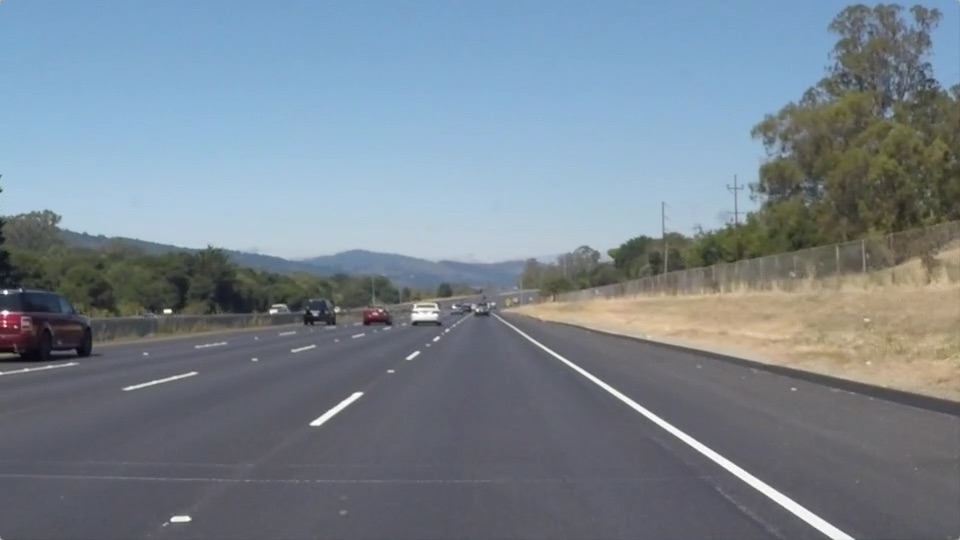
#> input picture CarND-LaneLines-P1-master/test_images/solidWhiteRight.jpg, 960 x 540 px; the run also reads 1 picture not shown here
$ jupyter execute --allow-errors P1.ipynb   (shell and % lines are left out)
#> lines starting #> are read from the running program, lines starting #| are printed output that depends on the picture; after the words box and inside, x2 and y2 are one past the last pixel; in counts of white or black regions, pixels touching at a corner belong together
# Self-Driving Car Engineer Nanodegree

## Project: **Finding Lane Lines on the Road**
***
In this project, you will use the tools you learned about in the lesson to identify lane lines on the road.  You can develop your pipeline on a series of individual images, and later apply the result to a video stream (really just a series of images). Check out the video clip "raw-lines-example.mp4" (also contained in this repository) to see what the output should look like after using the helper functions below.

Once you have a result that looks roughly like "raw-lines-example.mp4", you'll need to get creative and try to average and/or extrapolate the line segments you've detected to map out the full extent of the lane lines.  You can see an example of the result you're going for in the video "P1_example.mp4".  Ultimately, you would like to draw just one line for the left side of the lane, and one for the right.

In addition to implementing code, there is a brief writeup to complete. The writeup should be completed in a separate file, which can be either a markdown file or a pdf document. There is a [write up template](https://github.com/udacity/CarND-LaneLines-P1/blob/master/writeup_template.md) that can be used to guide the writing process. Completing both the code in the Ipython notebook and the writeup template will cover all of the [rubric points](https://review.udacity.com/#!/rubrics/322/view) for this project.

---
Let's have a look at our first image called 'test_images/solidWhiteRight.jpg'.  Run the 2 cells below (hit Shift-Enter or the "play" button above) to display the image.

**Note: If, at any point, you encounter frozen display windows or other confounding issues, you can always start again with a clean slate by going to the "Kernel" menu above and selecting "Restart & Clear Output".**

---

**The tools you have are color selection, region of interest selection, grayscaling, Gaussian smoothing, Canny Edge Detection and Hough Tranform line detection.  You  are also free to explore and try other techniques that were not presented in the lesson.  Your goal is piece together a pipeline to detect the line segments in the image, then average/extrapolate them and draw them onto the image for display (as below).  Once you have a working pipeline, try it out on the video stream below.**

---

<figure>

 <figcaption>
 <p></p>
 <p style="text-align: center;"> Your output should look something like this (above) after detecting line segments using the helper functions below </p>
 </figcaption>
</figure>
 <p></p>
<figure>

 <figcaption>
 <p></p>
 <p style="text-align: center;"> Your goal is to connect/average/extrapolate line segments to get output like this</p>
 </figcaption>
</figure>

**Run the cell below to import some packages.  If you get an `import error` for a package you've already installed, try changing your kernel (select the Kernel menu above --> Change Kernel).  Still have problems?  Try relaunching Jupyter Notebook from the terminal prompt.  Also, consult the forums for more troubleshooting tips.**

## Import Packages

[cell 1]
#importing some useful packages
import matplotlib.pyplot as plt
import matplotlib.image as mpimg
import numpy as np
import cv2

## Read in an Image

[cell 2]
#reading in an image
image = mpimg.imread('test_images/solidWhiteRight.jpg')
#> image is the input picture: shape (540, 960, 3); mean R, G, B 120.3, 132.6, 143.7

#printing out some stats and plotting
print('This image is:', type(image), 'with dimensions:', image.shape)
#| This image is: <class 'numpy.ndarray'> with dimensions: (540, 960, 3)
plt.imshow(image)  # if you wanted to show a single color channel image called 'gray', for example, call as plt.imshow(gray, cmap='gray')

[cell 3]
#Finding dimensions image
dimension=image.shape
print (dimension)
#| (540, 960, 3)

[cell 4]
#Image type
print (type(image))
#| <class 'numpy.ndarray'>

[cell 5]
# Grab the 'x' and 'y' size
ysize=image.shape[0]
xsize=image.shape[1]
print (ysize)
#| 540
print (xsize)
#| 960

[cell 6]
# Defining threshold color
red_threshold=200
green_threshold=200
blue_threshold=200
rgb_threshold=[red_threshold,green_threshold, blue_threshold]

[cell 7]
#Mask pixels below threshold
color_thresholds =(image[:,:,0] < rgb_threshold[0]) |\
            (image[:,:,1] < rgb_threshold[1]) |\
            (image[:,:,2] < rgb_threshold[2])
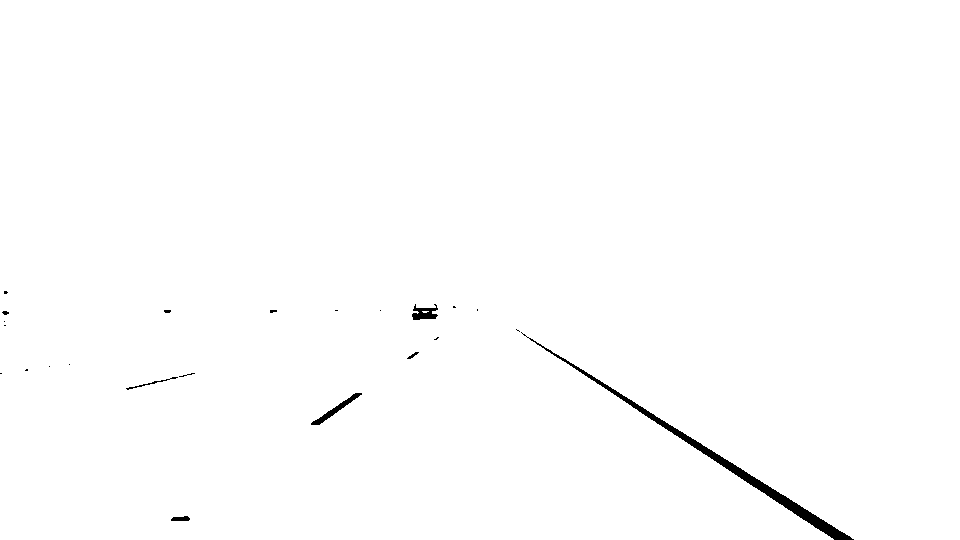
#> color_thresholds: shape (540, 960) bool; 99.4% white; 23 black regions (16 under 20 px), largest, box (x1, y1, x2, y2) and area: (521, 332, 854, 540) 2350, (311, 393, 362, 425) 291, (412, 304, 438, 320) 247

[cell 8]
# Make a copy of the image
region_select=np.copy(image)
color_select=np.copy(image)

[cell 9]
plt.imshow(color_thresholds)

[cell 10]
#Mask color selection and region selection
color_select[color_thresholds] =[0,0,0]

[cell 11]
#Display the image
plt.imshow(color_select)
plt.show()

## Region Masking

[cell 12]
#Defining the vertices of a triangular mask
left_bottom = [0,539]
right_bottom =[957,539]
apex = [480,300]

[cell 13]
#Perform a linear fit (y=Ax+B) to each of the sides of the triangle
fit_left = np.polyfit((left_bottom[0], apex[0]), (left_bottom[1], apex[1]),1)
fit_right = np.polyfit((right_bottom[0],apex[0]),(right_bottom[1], apex[1]),1)
fit_bottom = np.polyfit((left_bottom[0], right_bottom[0]), (left_bottom[1], right_bottom[1]),1)

[cell 14]
#Findig the region within the lines
XX, YY = np.meshgrid(np.arange(0,xsize), np.arange(0,ysize))
region_thresholds =(YY > (XX*fit_left[0] + fit_left[1])) &\
                  (YY > (XX*fit_right[0] + fit_right[1])) &\
                  (YY < (XX*fit_bottom [0] + fit_bottom[1]))

[cell 15]
#Mask color selection and region selection
color_select[color_thresholds | ~region_thresholds] =[0,0,0]
#> color_select: shape (540, 960, 3); mean R, G, B 1.3, 1.3, 1.3

[cell 16]
# Make a copy of the image
line_image=np.copy(image)

[cell 17]
#Color pixels
line_image[~color_thresholds & region_thresholds] =[9,255,0]
#> line_image: shape (540, 960, 3); 0.53% of pixels changed, all inside (x1, y1, x2, y2) = (171, 309, 852, 539)

[cell 18]
#Display image and color selections
plt.imshow(image)
x=[left_bottom[0],right_bottom[0], apex[0], left_bottom[0]]
y=[left_bottom[1], right_bottom[1], apex[1], left_bottom[1]]
#color line b=blue, r=red, g=green,the thickness of the line lw=3, 0r 2,4.
plt.plot(x,y,'b-',lw=3)
plt.title("Region Of Interest")
plt.show()
plt.imshow(line_image)
plt.title("Region Masked Image[Lane Lines in Green]")
plt.show()

## Test Solid Yellow Left

[cell 19]
#reading in an image
image = mpimg.imread('test_images/solidYellowLeft.jpg')
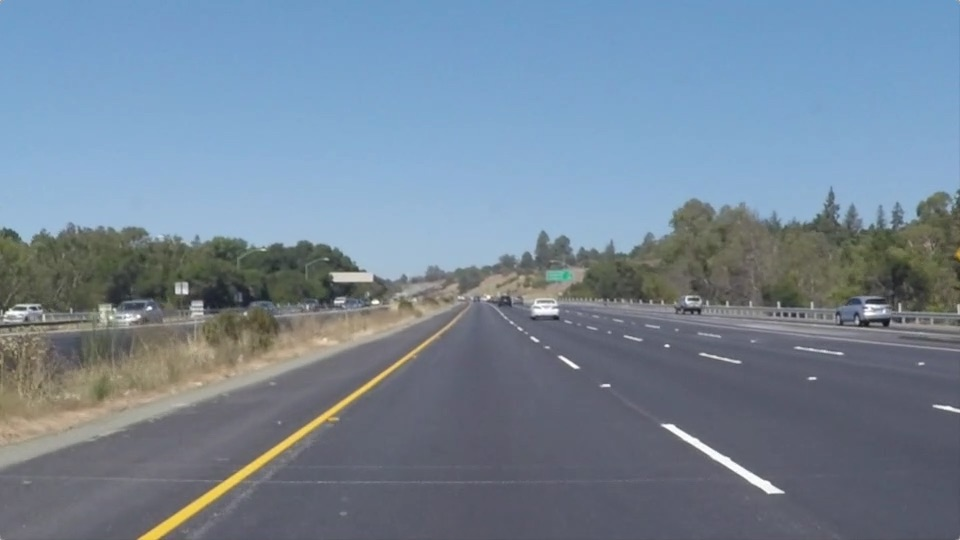
#> input picture CarND-LaneLines-P1-master/test_images/solidYellowLeft.jpg, 960 x 540 px
#> image is the input picture: shape (540, 960, 3); mean R, G, B 116.5, 133.6, 150.8

#printing out some stats and plotting
print('This image is:', type(image), 'with dimensions:', image.shape)
#| This image is: <class 'numpy.ndarray'> with dimensions: (540, 960, 3)
plt.imshow(image)  # if you wanted to show a single color channel image called 'gray', for example, call as plt.imshow(gray, cmap='gray')

#Finding Dimensions image
dimension=image.shape
print (dimension)
#| (540, 960, 3)

#image type
print (type(image))
#| <class 'numpy.ndarray'>

# Grab the 'x' and 'y' size
ysize=image.shape[0]
xsize=image.shape[1]

# Make a copy of the image
region_select=np.copy(image)
line_image=np.copy(image)
color_select=np.copy(image)

# Defining threshold color
red_threshold=200
green_threshold=200
blue_threshold=200
rgb_threshold=[red_threshold,green_threshold, blue_threshold]

#Mask pixels below threshold
color_thresholds =(image[:,:,0] < rgb_threshold[0]) |\
            (image[:,:,1] < rgb_threshold[1]) |\
            (image[:,:,2] < rgb_threshold[2])
#> color_thresholds: shape (540, 960) bool; 99.6% white; 55 black regions (45 under 20 px), largest, box (x1, y1, x2, y2) and area: (663, 424, 784, 493) 915, (533, 299, 558, 315) 217, (864, 305, 880, 316) 89

 #Mask color selection and region selection
color_select[color_thresholds] =[0,0,0]

  #Defining the vertices of a triangular mask
left_bottom = [0,539]
right_bottom =[957,539]
apex = [480,300]

 #Perform a linear fit (y=Ax+B) to each of the sides of the triangle
fit_left = np.polyfit((left_bottom[0], apex[0]), (left_bottom[1], apex[1]),1)
fit_right = np.polyfit((right_bottom[0],apex[0]),(right_bottom[1], apex[1]),1)
fit_bottom = np.polyfit((left_bottom[0], right_bottom[0]), (left_bottom[1], right_bottom[1]),1)

 #Findig the region within the lines
XX, YY = np.meshgrid(np.arange(0,xsize), np.arange(0,ysize))
region_thresholds =(YY > (XX*fit_left[0] + fit_left[1])) &\
                  (YY > (XX*fit_right[0] + fit_right[1])) &\
                  (YY < (XX*fit_bottom [0] + fit_bottom[1]))

  #Mask color selection and region selection
color_select[color_thresholds | ~region_thresholds] =[0,0,0]
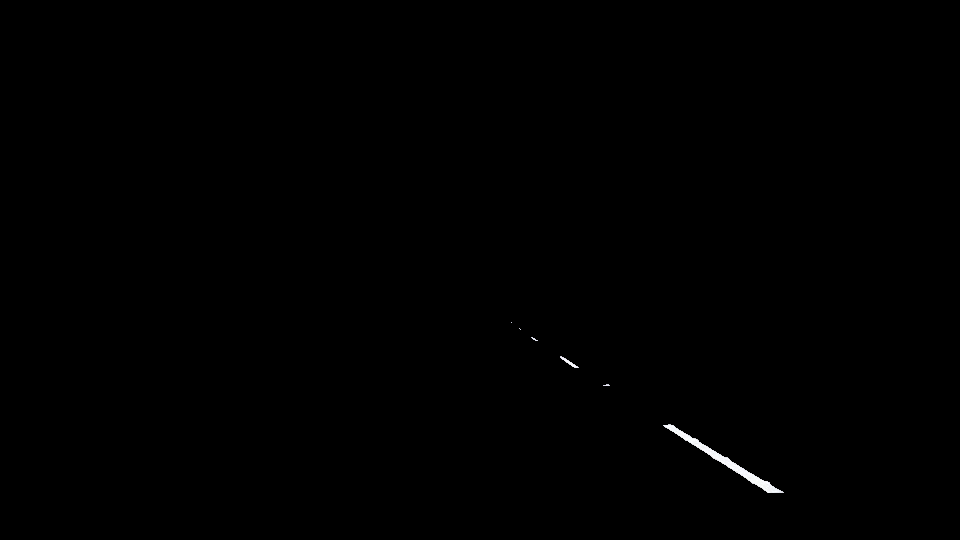
#> color_select: shape (540, 960, 3); mean R, G, B 0.5, 0.5, 0.5

 #Color pixels
line_image[~color_thresholds & region_thresholds] =[9,255,0]
#> line_image: shape (540, 960, 3); 0.19% of pixels changed, all inside (x1, y1, x2, y2) = (511, 322, 784, 493)

 #show the image and color selections
plt.imshow(image)
x=[left_bottom[0],right_bottom[0], apex[0], left_bottom[0]]
y=[left_bottom[1], right_bottom[1], apex[1], left_bottom[1]]
plt.plot(x,y,'b-',lw=3)
plt.title("Region Of Interest")
plt.show()
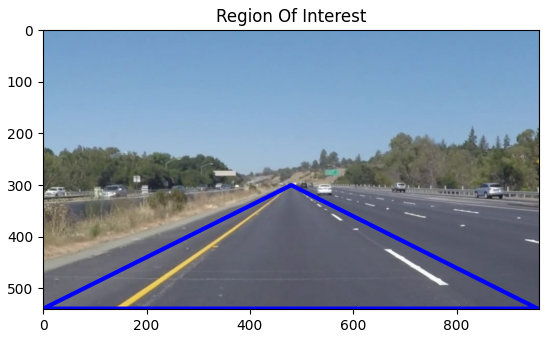
#> figure drawn by matplotlib, 1 panel
plt.imshow(color_select)
plt.title("Color Selection in the Triangular Region")
plt.show()
plt.imshow(line_image)
plt.title("Region Masked Image[Lane Lines in Green]")
plt.show()

## 3. Convert original image to Gray

[cell 20]
# Yellow line is undected here. We need to apply Canny Edge Detection

[cell 21]
#Different type of converting image. HSV format
hsv_image=cv2.cvtColor(image,cv2.COLOR_RGB2HSV)
#> hsv_image: shape (540, 960, 3); mean H, S, V 94.7, 61.6, 155
plt.title("Image to HSV")
plt.imshow(hsv_image)

[cell 22]
#Different type of converting image. HLS format
hls_image=cv2.cvtColor(image,cv2.COLOR_RGB2HLS)
#> hls_image: shape (540, 960, 3); mean of channels 0, 1, 2 94.7, 133.9, 61.3
plt.title("Image to HLS")
plt.imshow(hls_image)

[cell 23]
#For this proyect we need to convert image to GRAY format
gray=cv2.cvtColor(image,cv2.COLOR_RGB2GRAY)
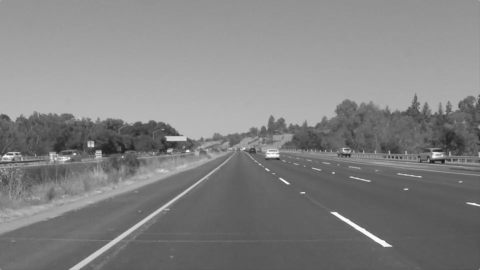
#> gray: shape (540, 960) (shown at 1/2 size); min 19, max 255, mean 130.4
plt.title("Image to Gray")
plt.imshow(gray,cmap='gray')

[cell 24]
#Define a Kernel size and apply Gaussian smoothing
kernel_size=5
blur_gray=cv2.GaussianBlur(gray,(kernel_size,kernel_size),0)
#Defines the parameters for Canny to run on this
low_threshold=180
hight_threshold=240
edges=cv2.Canny(blur_gray,low_threshold,hight_threshold)
#> edges: shape (540, 960); 0.61% white in thin lines or dots, all inside (x1, y1, x2, y2) = (0, 203, 960, 540)

[cell 25]
#Display image
plt.title("Canny Edge Detection")
plt.imshow(edges,cmap='Greys_r')
plt.show()

## 6. HOUGH TRANSFORM

[cell 26]
#Next well create a masked edges image using cv2.fillPoly
mask = np.zeros_like(edges)
ignore_mask_color=255

[cell 27]
#This time we are defining a four sided polygon to mask
imshape=image.shape
vertices=np.array([[(0,imshape[0]),(470,290),(490,290),(imshape[1],imshape[0])]],dtype=np.int32)
cv2.fillPoly(mask,vertices,ignore_mask_color)
#> mask: shape (540, 960); 23.7% white; 1 white region, box (x1, y1, x2, y2) and area: (1, 290, 960, 540) 122720
masked_edges=cv2.bitwise_and(edges,mask)
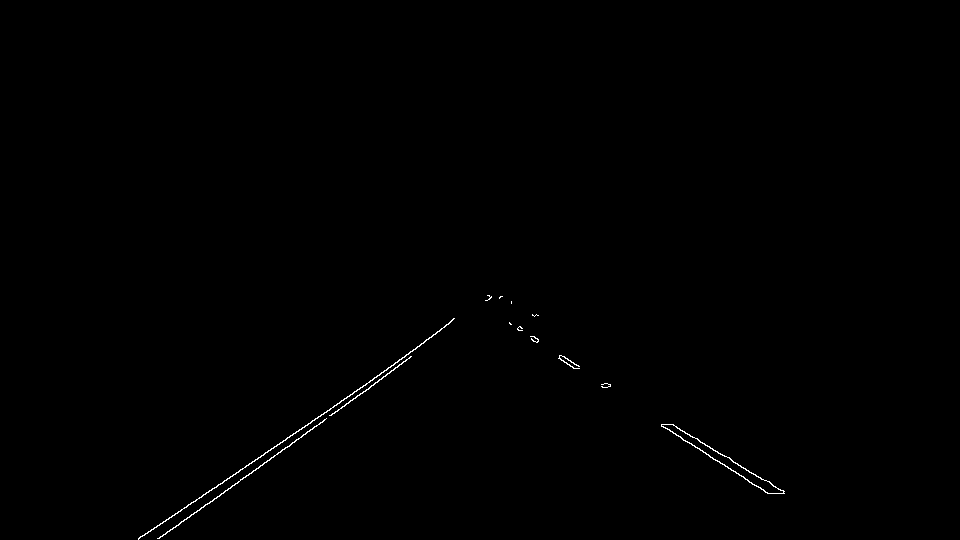
#> masked_edges: shape (540, 960); 0.29% white in thin lines or dots, all inside (x1, y1, x2, y2) = (138, 295, 785, 540)

[cell 28]
#Define the Hought transform parameters
rho=1
theta =np.pi/180
threshold =2
min_line_length=4
max_line_gap=5
line_image=np.copy(image)*0
#> line_image: shape (540, 960, 3); every value is 0

[cell 29]
#Run Hought on edge detected image
lines=cv2.HoughLinesP(masked_edges,rho,theta,threshold,np.array([]),min_line_length,max_line_gap)
#> lines = 86 rows, first 6: [139, 537, 238, 472], [186, 519, 411, 356], [518, 327, 522, 330], [317, 418, 347, 396], [567, 358, 574, 368], [605, 383, 610, 386]

[cell 30]
#Output Lines and draw lines on a black image
for line in lines:
    for x1,y1,x2,y2 in line:
        cv2.line(line_image,(x1,y1),(x2,y2),(255,0,0),10)
#> this loop made 86 passes
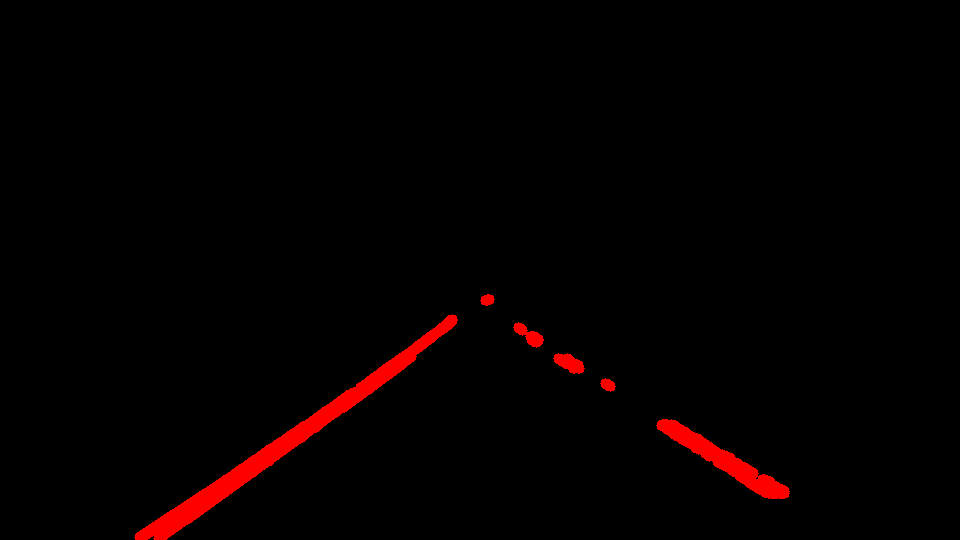
#> line_image: shape (540, 960, 3); mean R, G, B 5, 0, 0

[cell 31]
#Create a color binary image to combine with line image
color_edges=np.dstack((edges,edges,edges))

[cell 32]
#Draw the lines on the edge image
lines_edges=cv2.addWeighted(color_edges,0.8,line_image,1,0)
lines_edges=cv2.polylines(lines_edges,vertices, True, (0,0,255),10)
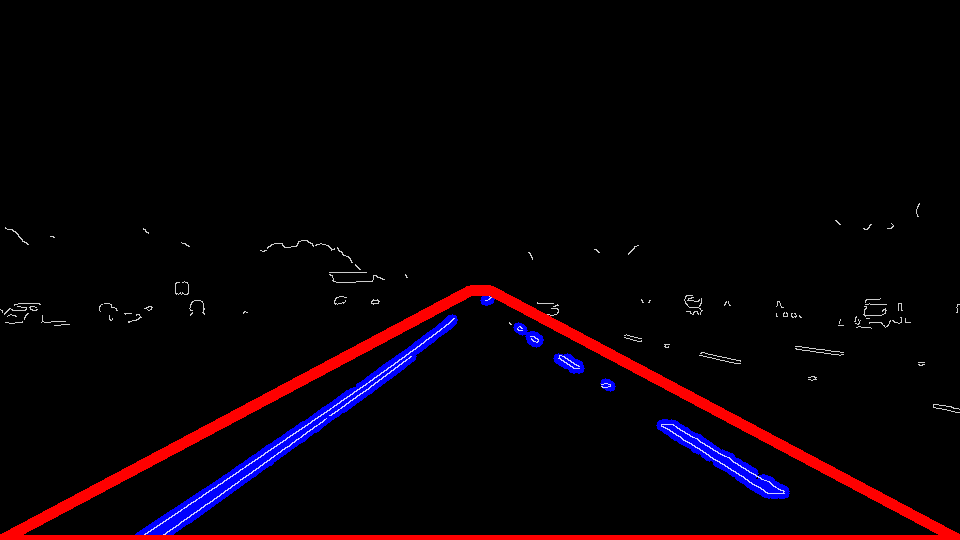
#> lines_edges: shape (540, 960, 3); mean of channels 0, 1, 2 5.6, 1.2, 9.2; drawn as B, G, R
#> (the rest of the program and of its run is left out)
